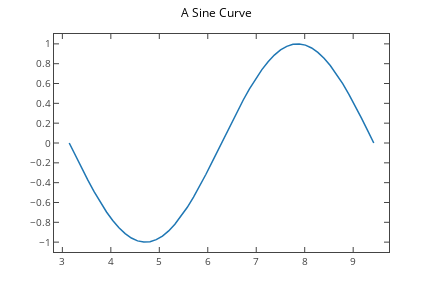

The cell this chart's notebook holds for it:
### Code cell
plotly_fig = tls.mpl_to_plotly(f)
py.iplot(plotly_fig, filename='sine-plot')

### Figure 1 — Plotly figure (JSON) as saved in the notebook; plotly's stock layout.template omitted (floating-point values rounded to 4 significant figures)
{"data": [{"line": {"color": "rgba (31, 119, 180, 1)", "dash": "solid", "width": 1.5}, "mode": "lines", "name": "_line0", "type": "scatter", "uid": "6e406d28-e8ca-11e8-8480-2f819eb7b5e7", "x": [3.142, 3.27, 3.398, 3.526, 3.655, 3.783, 3.911, 4.039, 4.167, 4.296, 4.424, 4.552, 4.68, 4.809, 4.937, 5.065, 5.193, 5.321, 5.45, 5.578, 5.706, 5.834, 5.963, 6.091, 6.219, 6.347, 6.476, 6.604, 6.732, 6.86, 6.988, 7.117, 7.245, 7.373, 7.501, 7.63, 7.758, 7.886, 8.014, 8.142, 8.271, 8.399, 8.527, 8.655, 8.784, 8.912, 9.04, 9.168, 9.297, 9.425], "xaxis": "x", "y": [1.225e-16, -0.1279, -0.2537, -0.3753, -0.4907, -0.5981, -0.6957, -0.7818, -0.8551, -0.9144, -0.9587, -0.9872, -0.9995, -0.9954, -0.9749, -0.9385, -0.8866, -0.8202, -0.7403, -0.6482, -0.5455, -0.4339, -0.3151, -0.1912, -0.06407, 0.06407, 0.1912, 0.3151, 0.4339, 0.5455, 0.6482, 0.7403, 0.8202, 0.8866, 0.9385, 0.9749, 0.9954, 0.9995, 0.9872, 0.9587, 0.9144, 0.8551, 0.7818, 0.6957, 0.5981, 0.4907, 0.3753, 0.2537, 0.1279, 3.674e-16], "yaxis": "y"}], "layout": {"autosize": false, "height": 288, "hovermode": "closest", "margin": {"b": 36, "l": 54, "pad": 0, "r": 43, "t": 34}, "showlegend": false, "title": "A Sine Curve", "titlefont": {"color": "#000000", "size": 12}, "width": 432, "xaxis": {"anchor": "y", "domain": [0, 1], "mirror": "ticks", "nticks": 9, "range": [2.827, 9.739], "showgrid": false, "showline": true, "side": "bottom", "tickfont": {"size": 10}, "ticks": "inside", "type": "linear", "zeroline": false}, "yaxis": {"anchor": "x", "domain": [0, 1], "mirror": "ticks", "nticks": 11, "range": [-1.099, 1.099], "showgrid": false, "showline": true, "side": "left", "tickfont": {"size": 10}, "ticks": "inside", "type": "linear", "zeroline": false}}}
